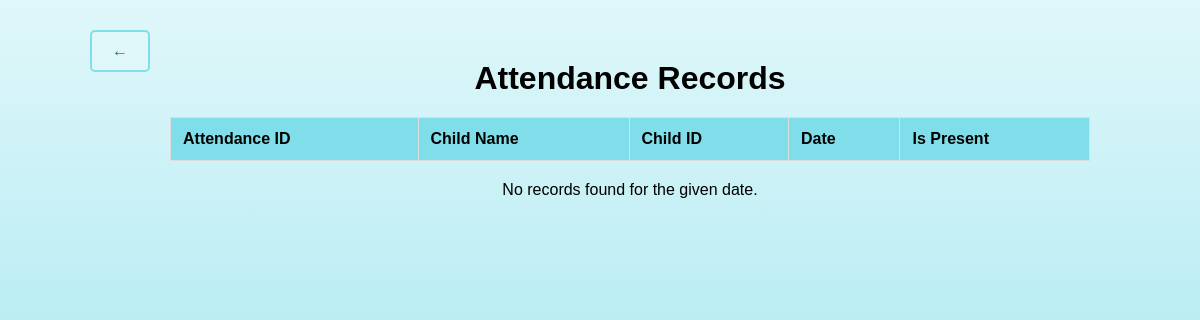
/myapp/is_attendance/, run on an earlier commit of the app's database.
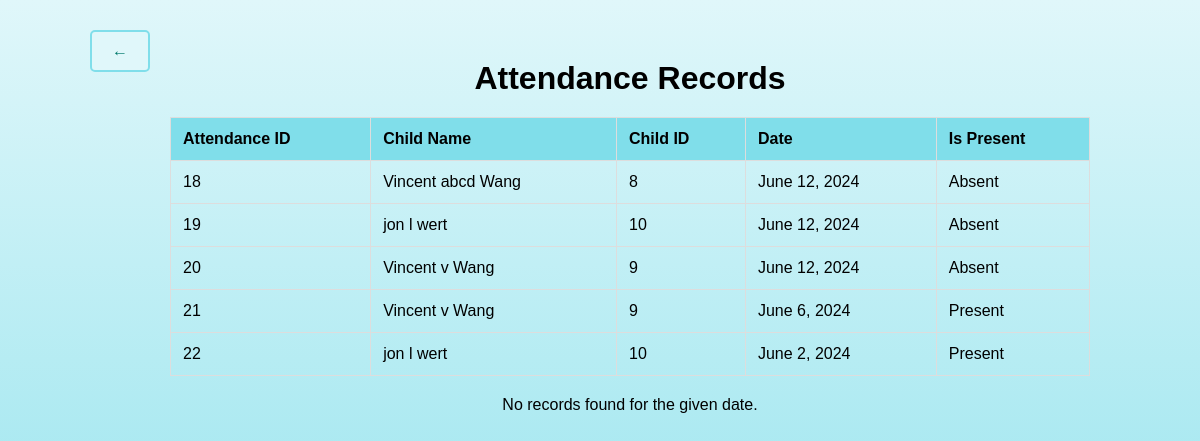
And on a later commit of the database.
### myapp/models.py (models this page shows, shortened)
class Attendance(models.Model):
    child = models.ForeignKey(Child, on_delete=models.CASCADE)
    date = models.DateField()
    is_present = models.BooleanField(default=True)

class Child(models.Model):
    first_name = models.CharField(max_length=30)
    middle_name = models.CharField(max_length=30, blank=True, null=True)
    last_name = models.CharField(max_length=30)
    date_of_birth = models.DateField()

### myapp/views.py (the view)
# urls.py: path('is_attendance/', views.search_attendance_by_date, name='search_attendance_by_date'),
def search_attendance_by_date(request):
    date = request.GET.get('date')
    context = {}
    if date:
        attendance_records = Attendance.objects.filter(date=date, is_present = True)
        context['attendance_records'] = attendance_records
        context['date'] = date
        return render(request, 'attendance_result_list.html', context)
    context['invalid_search'] = True
    attendance_records = Attendance.objects.all()
    context['attendance_records'] = attendance_records
    return render(request, 'attendance_result_list.html', context)

### myapp/templates/attendance_result_list.html (shortened to what this page needs)
<!DOCTYPE html>
<html lang="en">
<head>
</head>
<body>
    <div class="back-button">
        <a href="{% url 'attendance_list' %}" class="button">&larr;</a>
    </div>
    <div class="container">
        <h1>Attendance Records</h1>
        <table>
            <thead>
                <tr>
                    <th>Attendance ID</th>
                    <th>Child Name</th>
                    <th>Child ID</th>
                    <th>Date</th>
                    <th>Is Present</th>
                </tr>
            </thead>
            <tbody>
                {% for record in attendance_records %}
                <tr>
                    <td>{{ record.id }}</td>
                    <td>{{ record.child.first_name }} {{ record.child.middle_name }} {{ record.child.last_name }}</td>
                    <td>{{ record.child.id }}</td>
                    <td>{{ record.date }}</td>
                    <td>{{ record.is_present|yesno:"Present,Absent" }}</td>
                </tr>
                {% endfor %}
            </tbody>
        </table>
        {% if invalid_search %}
        <p>No records found for the given date.</p>
        {% endif %}
    </div>
</body>
</html>

What changed in the data, as far as the page shows it:
added Attendance: id "18", child.first_name "Vincent", child.middle_name "abcd", child.last_name "Wang", child.id "8", date "June 12, 2024", is_present "Absent"
added Attendance: id "19", child.first_name "jon", child.middle_name "l", child.last_name "wert", child.id "10", date "June 12, 2024", is_present "Absent"
added Attendance: id "20", child.first_name "Vincent", child.middle_name "v", child.last_name "Wang", child.id "9", date "June 12, 2024", is_present "Absent"
added Attendance: id "21", child.first_name "Vincent", child.middle_name "v", child.last_name "Wang", child.id "9", date "June 6, 2024", is_present "Present"
added Attendance: id "22", child.first_name "jon", child.middle_name "l", child.last_name "wert", child.id "10", date "June 2, 2024", is_present "Present"
